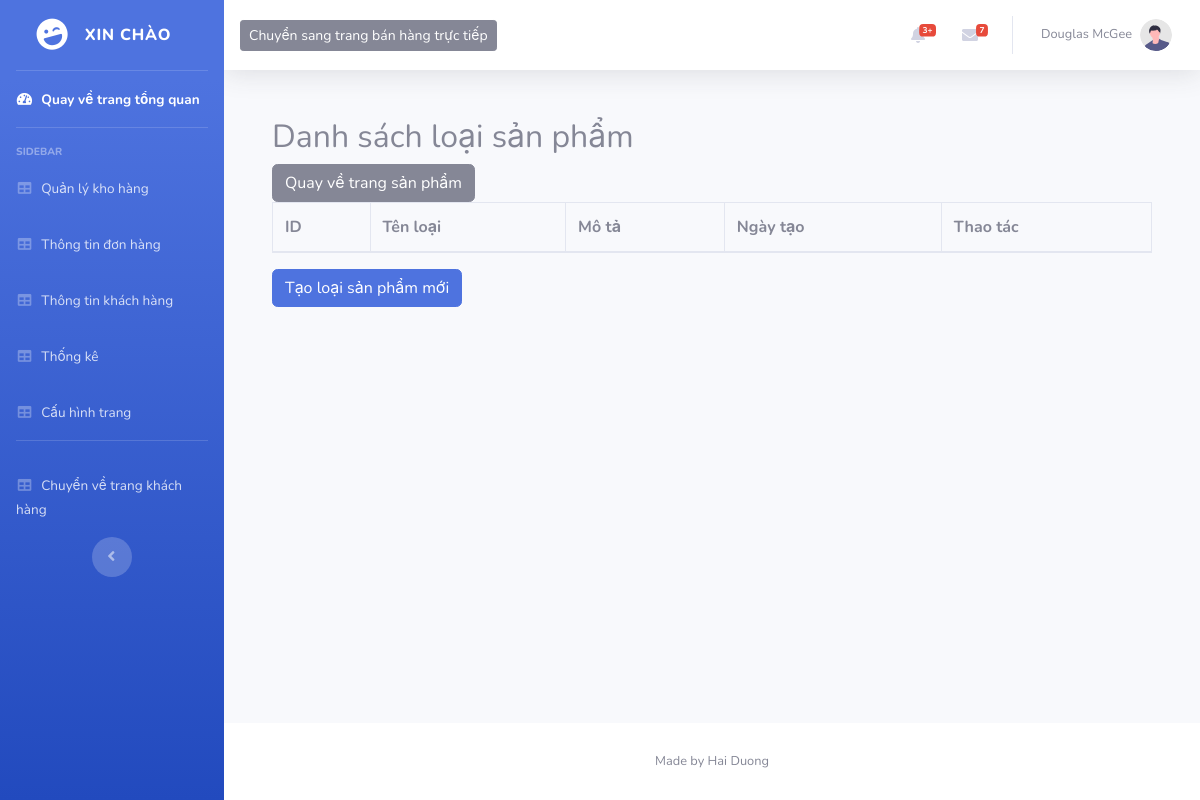
Page /admin.php?act=loaisp on the earlier database version.
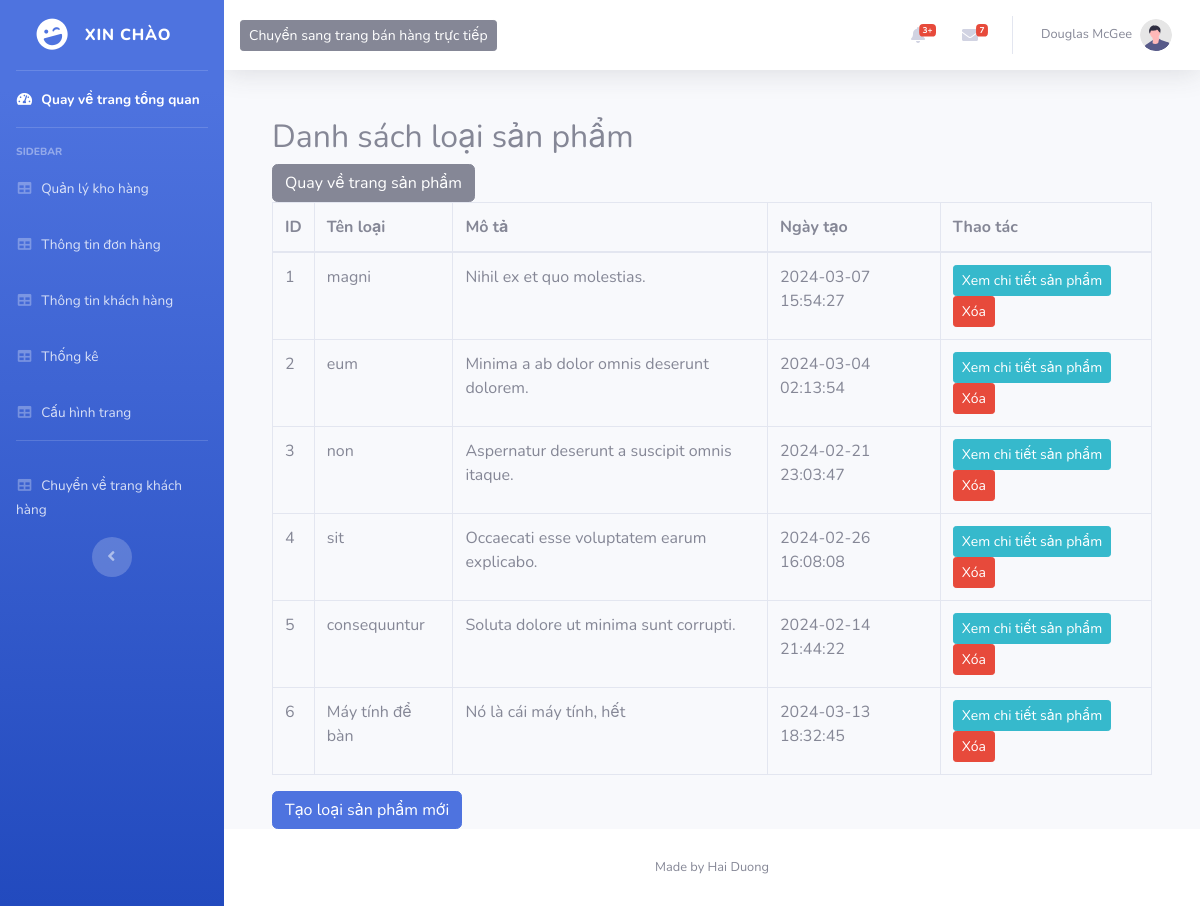
Same page on the later database version.
### tables this page shows
CREATE TABLE `category` (
  `id` int NOT NULL,
  `name` varchar(255) DEFAULT NULL,
  `description` varchar(50) DEFAULT NULL,
  `created_at` datetime DEFAULT CURRENT_TIMESTAMP,
  `update_at` timestamp NULL DEFAULT CURRENT_TIMESTAMP ON UPDATE CURRENT_TIMESTAMP
);

### DAO/PDO.php (called while the page is built, shortened)
<?php
function pdo_get_connection(){
    $servername = "localhost";
    $username = "root";
    $password = "";
    try {
        $conn = new PDO("mysql:host=$servername;dbname=testdatabase", $username, $password);
        $conn->setAttribute(PDO::ATTR_ERRMODE, PDO::ERRMODE_EXCEPTION);
        return $conn;
    } catch(PDOException $e) {
        echo "Connection failed: " . $e->getMessage();
    }
}
function pdo_query($sql, $params = array()){
    try{
        $conn = pdo_get_connection();
        $stmt = $conn->prepare($sql);
        $stmt->execute($params);
        $rows = $stmt->fetchAll();
        return $rows;
    }
    catch(PDOException $e){
        throw $e;
    }
    finally{
        unset($conn);
    }
}
?>

### DAO/DAO.php (called while the page is built, shortened)
<?php
function get_category($id = null)
{
    if ($id === null) {
        $sql = "SELECT * FROM `category`";
        return pdo_query($sql);
    } else {
        $sql = "SELECT * FROM `category` WHERE `id` = ?";
        return pdo_query_one($sql, $id);
    }
}

### admin/view/LoaiSanPham/LoaiSanPham.All.php (the view, shortened to what this page needs)
<body>
<?php
$rows = get_category();
?>
<div class="container mt-5">
    <h2>Danh sách loại sản phẩm</h2>
    <a href="admin.php?act=sanpham" class="btn btn-secondary">Quay về trang sản phẩm</a>
    <table class="table table-bordered">
        <thead>
            <tr>
                <th>ID</th>
                <th>Tên loại</th>
                <th>Mô tả</th>
                <th>Ngày tạo</th>
                <th>Thao tác</th>
            </tr>
        </thead>
        <tbody>
            <?php foreach ($rows as $row): ?>
                <tr>
                    <td><?= $row['id'] ?></td>
                    <td><?= $row['name'] ?></td>
                    <td><?php echo $row['description'] ?? ""; ?></td>
                    <td><?php echo $row['created_at'] ?? ""; ?></td>
                    <td>
                        <a href='admin.php?act=editloaisp&id=<?= $row['id'] ?>' class="btn btn-info btn-sm">Xem chi tiết sản phẩm</a>
                        <form method='post' style='display:inline;'>
                            <input type='submit' name='delete' value='Xóa' class='btn btn-danger btn-sm' onclick='return confirm("Bạn đã chắc chưa ?");'>
                        </form>
                    </td>
                </tr>
            <?php endforeach; ?>
        </tbody>
    </table>
    <button type="button" class="btn btn-primary" data-toggle="modal" data-target="#createModal">
        Tạo loại sản phẩm mới
    </button>
</div>

Differences in the rows shown:
added category: id "1", name "magni", description "Nihil ex et quo molestias.", created_at "2024-03-07 15:54:27"
added category: id "2", name "eum", description "Minima a ab dolor omnis deserunt dolorem.", created_at "2024-03-04 02:13:54"
added category: id "3", name "non", description "Aspernatur deserunt a suscipit omnis itaque.", created_at "2024-02-21 23:03:47"
added category: id "4", name "sit", description "Occaecati esse voluptatem earum explicabo.", created_at "2024-02-26 16:08:08"
added category: id "5", name "consequuntur", description "Soluta dolore ut minima sunt corrupti.", created_at "2024-02-14 21:44:22"
added category: id "6", name "Máy tính để bàn", description "Nó là cái máy tính, hết", created_at "2024-03-13 18:32:45"
